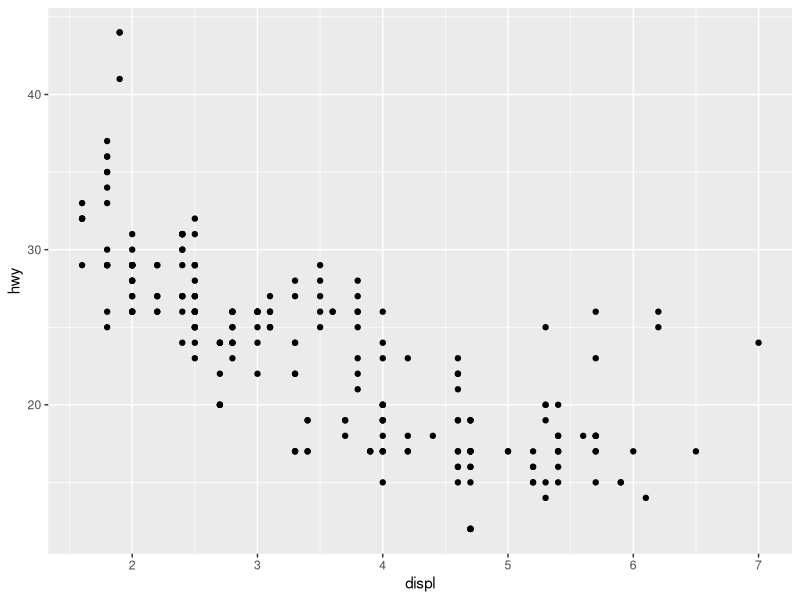
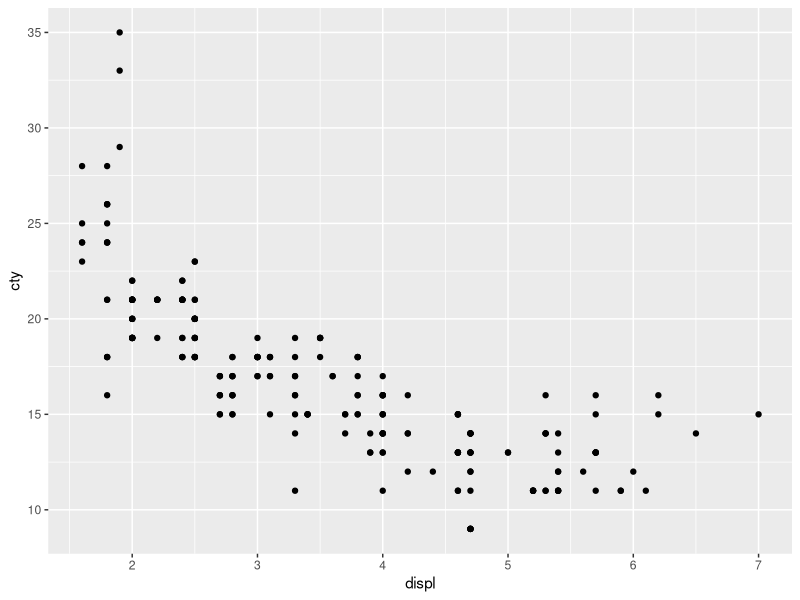

R code for these plots, in order:
## ---- chunk 1
library(ggplot2)
## ---- chunk 2
library(ggplot2)
mpg
## ---- chunk 3
ggplot(data = mpg) + 
  geom_point(mapping = aes(x = displ, y = hwy))
## ---- chunk 4
ggplot(data = mpg) + 
  geom_point(mapping = aes(x = displ, y = cty))
## ---- chunk 5
c(1, 2, 3, 1, 3, 5, 25)
## ---- chunk 6
my_numbers <- c(1, 2, 3, 1, 3, 5, 25)
your_numbers <- c(5, 31, 71, 1, 3, 21, 6)
## ---- chunk 7
my_numbers
## ---- chunk 8
my_numbers
## ---- chunk 9
mean(x = my_numbers)
## ---- chunk 10
mean(x = your_numbers)
## ---- chunk 11
mean(my_numbers)
## ---- chunk 12
my_summary <- summary(my_numbers)
## ---- chunk 13
my_summary
## ---- chunk 14
table(my_numbers)
## ---- chunk 15
sd(my_numbers)
## ---- chunk 16
my_numbers * 5
## ---- chunk 17
my_numbers + 1
## ---- chunk 18
my_numbers + my_numbers
